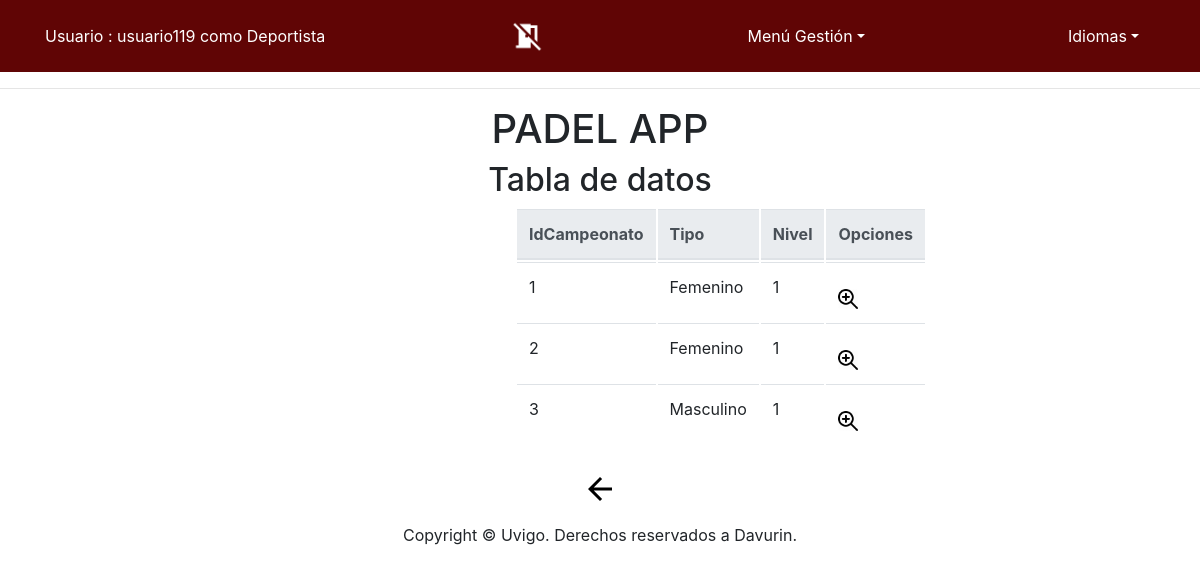
/app/Controllers/CATEGORIA_CONTROLLER.php (signed in), run on the app's committed database.
### tables this page shows
CREATE TABLE IF NOT EXISTS `Categoria` (
  `IdCampeonato` INT NOT NULL,
  `Tipo` VARCHAR(10) NOT NULL,
  `Nivel` INT NOT NULL,
  PRIMARY KEY (`IdCampeonato`, `Tipo`, `Nivel`),
  INDEX `fk_Campeonato_has_Categoria_idx` (`IdCampeonato` ASC) ,
  CONSTRAINT `fk_Campeonato_has_Categoria_idx`
    FOREIGN KEY (`IdCampeonato`)
    REFERENCES `Campeonato` (`IdCampeonato`)
    ON DELETE NO ACTION
    ON UPDATE NO ACTION);

### app/Models/CATEGORIA_MODEL.php (called while the page is built, shortened)
<?php
class CATEGORIA_MODEL{
	var $IdCampeonato;
    var $Tipo;
	var $Nivel;
	var $mysqli;
	function __construct($IdCampeonato,$Tipo,$Nivel) {
		$this->IdCampeonato = $IdCampeonato;
		$this->Tipo = $Tipo;
		$this->Nivel = $Nivel;
		include_once '../Functions/BdAdmin.php';
		$this->mysqli = ConectarBD();
	}
	function SEARCH() {
		$sql = "select Cat.IdCampeonato as IdCampeonato,
					Cat.Tipo as Tipo,
					Cat.Nivel as Nivel,
					Cam.FechaIni as FechaIni,
					Cam.FechaFin as FechaFin,
					Cam.HoraIni as HoraIni,
					Cam.HoraFin as HoraFin,
					(select count(numPareja)  from Pareja where  IdCampeonato = Cat.IdCampeonato  && Tipo = Cat.Tipo  && Nivel LIKE Cat.Nivel) as numInscritos
       			from CATEGORIA Cat, CAMPEONATO Cam
    			where
    				(
					(BINARY Cat.IdCampeonato LIKE '%$this->IdCampeonato%') &&
					(BINARY Cat.Tipo LIKE '%$this->Tipo%') &&
					(BINARY Cat.Nivel LIKE '%$this->Nivel%')
					&& (Cat.IdCampeonato = Cam.IdCampeonato))
					group by Cat.IdCampeonato
    				";
		if ( !( $resultado = $this->mysqli->query( $sql ) ) ) {
			return 'Error en la consulta sobre la base de datos';
		} else {
			return $resultado;
		}
	}
 	}
?>

### app/Functions/BdAdmin.php (called while the page is built, shortened)
<?php
function ConectarBD()
	{
	    $mysqli = new mysqli("localhost", "user", "pass", "abpbase");
		return $mysqli;
	}
?>

### app/Views/CATEGORIA/CATEGORIA_SHOWALL_View.php (the view, shortened to what this page needs)
<?php
class CATEGORIA_SHOWALL {
	function __construct( $lista, $datos) {
		$this->lista = $lista;
		$this->datos = $datos;
		$this->render($this->lista,$this->datos);
	}
	function render($lista,$datos){
		$this->datos = $datos;
	include '../Views/Header.php';
?>
		<div class="seccion" align="center">
			<h2>
				<?php echo $strings['Tabla de datos'];?>
			</h2>
			<div class="col-md-2">
			<table class="table">
				<thead class="thead-light">
				<tr>
<?php
					foreach ( $lista as $atributo ) {
?>
					<th>
						<?php echo $strings[$atributo]?>
					</th>
<?php
					}
?>
					<th colspan="2" >
						<?php echo $strings['Opciones']?>
					</th>
				</tr>
<?php
				while ( $fila = mysqli_fetch_array( $this->datos ) ) {
?>
				<tr>
<?php
					foreach ( $lista as $atributo ) {
?>
					<td>
<?php
							echo $fila[ $atributo ];
?>
					</td>
<?php
					}
?>
					<td>
						<form action="../Controllers/CATEGORIA_CONTROLLER.php" method="get" style="display:inline" >
								<button id ="buttonBien" type="submit" name="action" value="SHOWCURRENT" ><img src="../Views/icon/verdetalles_2.jpg" alt="<?php echo $strings['Ver en detalle']?>" width="20" height="20"/></button>
						</form>
				</tr>
<?php
				}
?>
			</thead>
			</table>
			<form action='../Controllers/USUARIO_CONTROLLER.php' method="post">
				<button id ="buttonBien" type="submit"><img src="../Views/icon/back_big2.png" alt="<?php echo $strings['Atras']?>" /></button>
			</form>
		</div>
<?php
		include '../Views/Footer.php';
		}
		}
?>

### data on the page
categoria: IdCampeonato "1", Tipo "Femenino", Nivel "1"
categoria: IdCampeonato "2", Tipo "Femenino", Nivel "1"
categoria: IdCampeonato "3", Tipo "Masculino", Nivel "1"

### other printed values
$strings['Usuario'] "Usuario"
$_SESSION['login'] "usuario119"
$_SESSION['tipo'] "Deportista"
$strings['menuGestion'] "Menú Gestión"
$strings['Tabla de datos'] "Tabla de datos"
$strings[$atributo] "IdCampeonato"
$strings[$atributo] "Tipo"
$strings[$atributo] "Nivel"
$strings['Opciones'] "Opciones"
